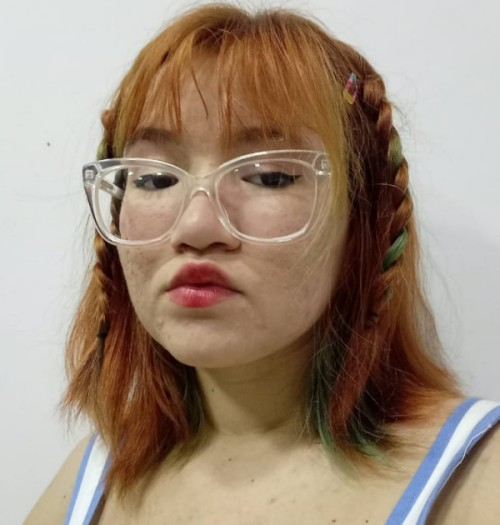
#> input picture images/ppkeise.jpeg, 500 x 525 px, found by its file name
$ python ' contour_model.py'
#> lines starting #> are read from the running program, lines starting #| are printed output that depends on the picture
import numpy as np
import matplotlib.pyplot as plt
from skimage.color import rgb2gray
from skimage.filters import gaussian
from skimage.segmentation import active_contour

from PIL import Image
from numpy import asarray

# Open the image form working directory
image = Image.open("images/ppkeise.jpeg")
#> image is the input picture: PIL image 500x525 RGB; mean R, G, B 159.7, 140.8, 123.6

# convert image to numpy array
numpay_image = asarray(image)

# convert image to shades of gray
img = rgb2gray(numpay_image)
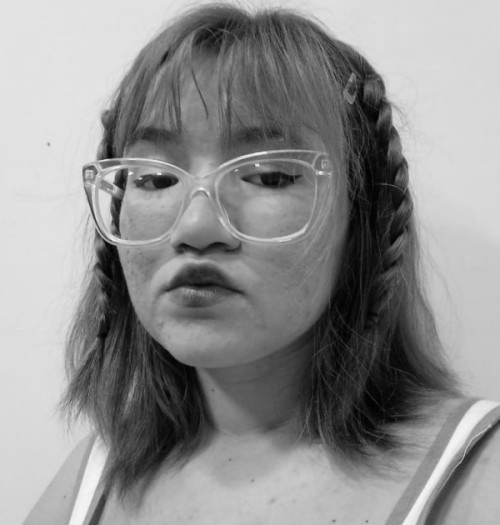
#> img: shape (525, 500) float64; min 0.00583, max 0.97, mean 0.563


s = np.linspace(0, 2 * np.pi, 400)
r = 180 + 180 * np.sin(s)
c = 200 + 180 * np.cos(s)
init = np.array([r, c]).T

snake = active_contour(gaussian(img, 4), init, alpha=0.01, beta=1, gamma=0.01)
#> snake = 400 pairs, first value 7.55 to 366.1, second value 82.42 to 354.9

fig, ax = plt.subplots(figsize=(7, 7))
ax.imshow(img, cmap=plt.cm.gray)
ax.plot(init[:, 1], init[:, 0], "--r", lw=3)
ax.plot(snake[:, 1], snake[:, 0], "-b", lw=3)
ax.set_xticks([]), ax.set_yticks([])
ax.axis([0, img.shape[1], img.shape[0], 0])

plt.show()
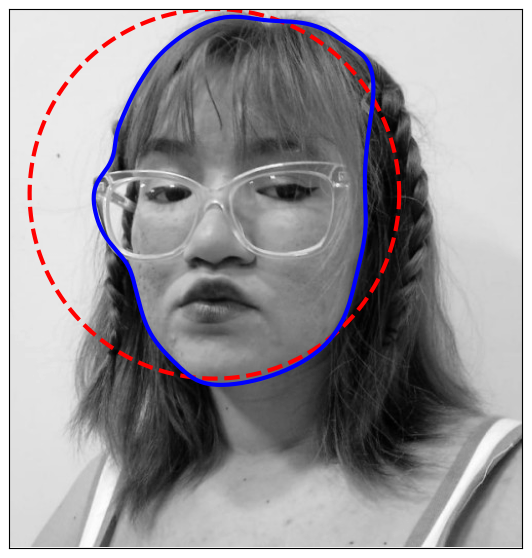
#> figure drawn by matplotlib, 1 panel

$ run again, with images/neymar.jpg copied over images/ppkeise.jpeg
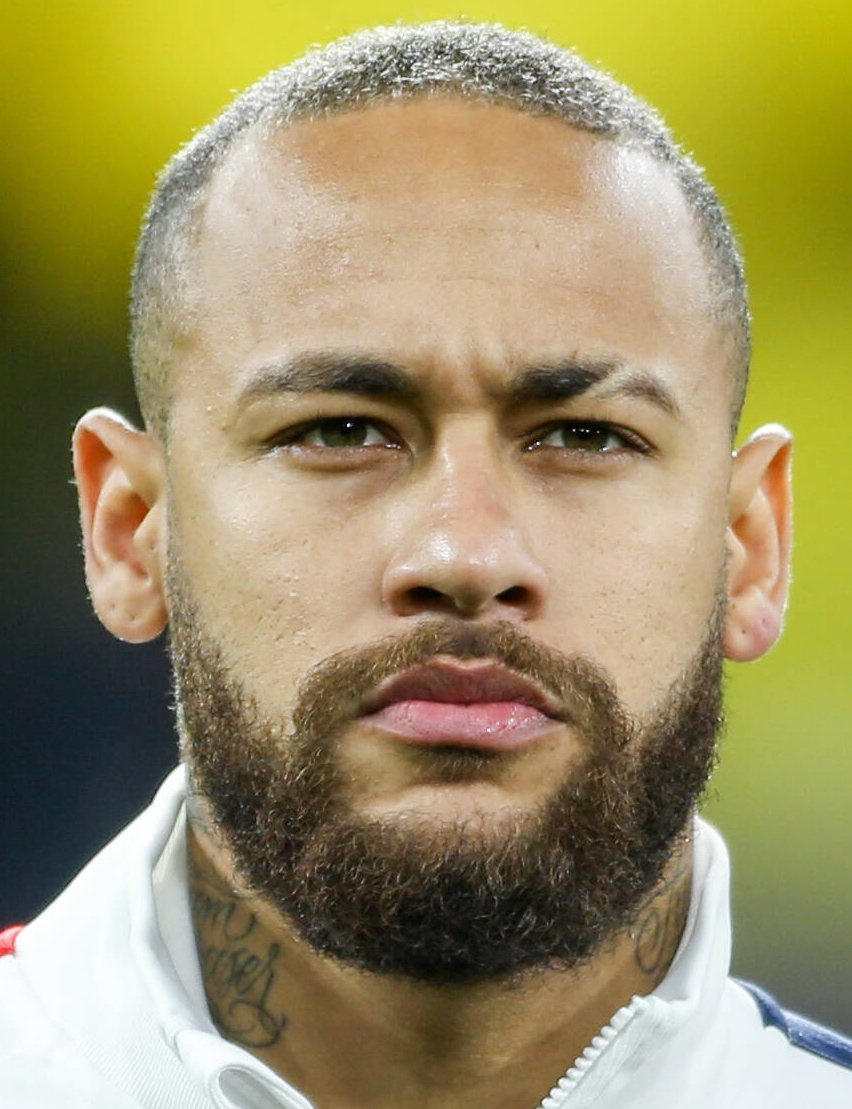
#> input picture images/neymar.jpg, 852 x 1109 px, found by its file name
#> image is the input picture: PIL image 852x1109 RGB; mean R, G, B 156.4, 145, 101.1
#> `img = rgb2gray(numpay_image)`:
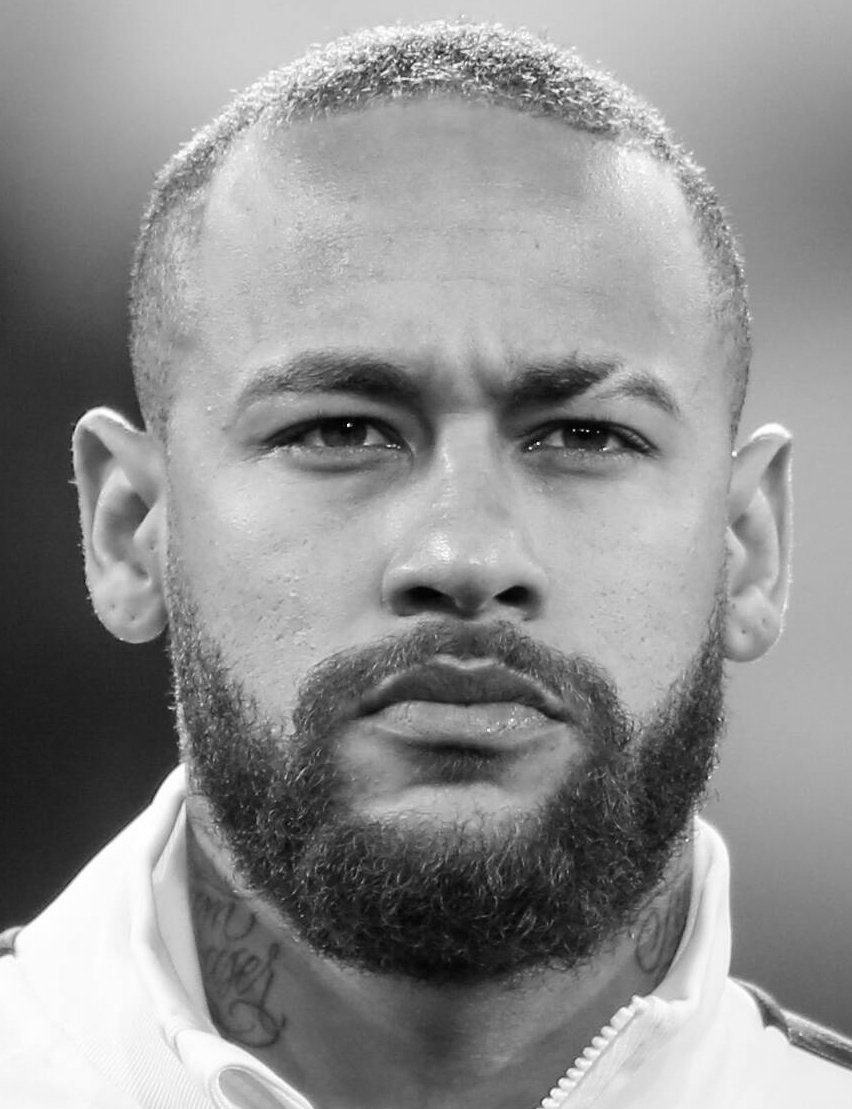
#> img: shape (1109, 852) float64; min 0.000833, max 1, mean 0.566
#> snake = 400 pairs, first value 0.538 to 359.5, second value 20.48 to 379.5
#> `plt.show()`:
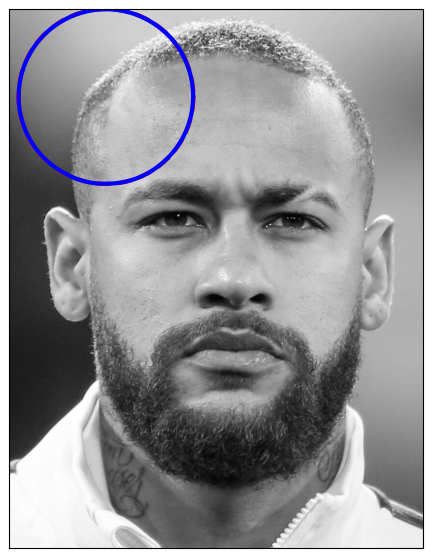
#> figure drawn by matplotlib, 1 panel

$ run again, with images/pp.jpg copied over images/ppkeise.jpeg
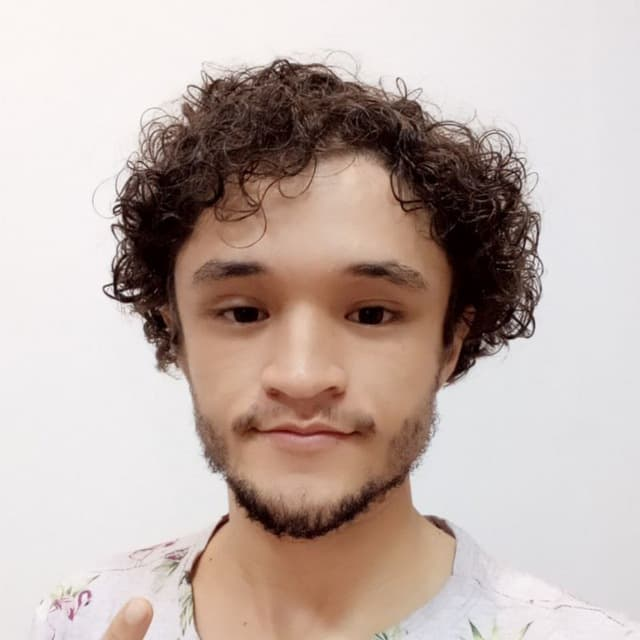
#> input picture images/pp.jpg, 640 x 640 px, found by its file name
#> image is the input picture: PIL image 640x640 RGB; mean R, G, B 192.7, 177, 170.5
#> `img = rgb2gray(numpay_image)`:
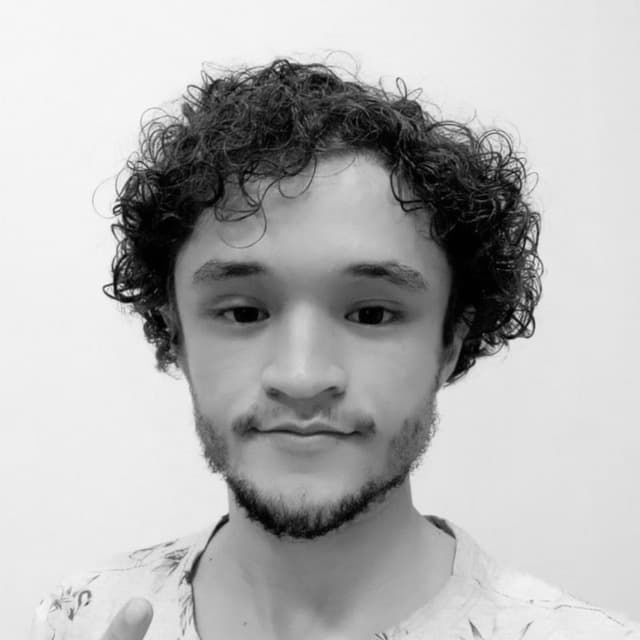
#> img: shape (640, 640) float64; min 0.0025, max 0.996, mean 0.705
#> snake = 400 pairs, first value 60.78 to 337.9, second value 111.4 to 388
#> `plt.show()`:
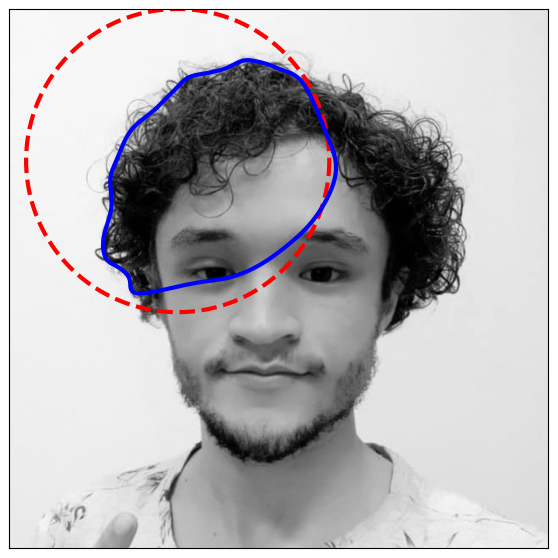
#> figure drawn by matplotlib, 1 panel
